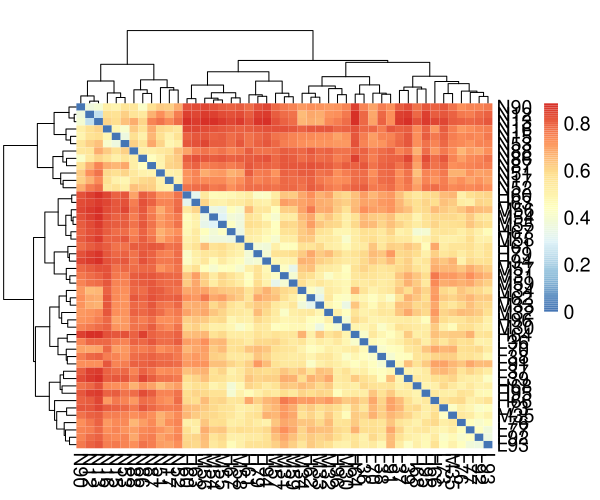

Reproduce this figure in R.

if (FALSE){
	install.packages("pheatmap", repo="http://cran.us.r-project.org")
}

library(grid)
library(pheatmap)

if(1){
	library(RColorBrewer)
}

find_coordinates = function(n, gaps, m=1:n) {
	if(length(gaps)==0){
		return(list(coord=unit(m/n, "npc"), size=unit(1/n,"npc")))
	}

	if(max(gaps)>n){
		stop("Gaps do not match matrix size")
	}

	size = (1/n)*(unit(1, "npc")-length(gaps)*unit("4", "bigpts"))

	gaps2 = apply(sapply(gaps, function(gap, x){x>gap}, m), 1, sum)
	coord = m * size + (gaps2 * unit("4", "bigpts"))

	return(list(coord=coord, size=size))
}


vjust <- 0
hjust <- 0.5

if(270==270){
	vjust <- 0.5
	hjust <- 0
}else if(270==45){
	vjust <- .5
	hjust <- 1
}else if(270==0){
	vjust <- 1
	hjust <- 0.5
}



draw_colnames_custom <- function (coln, gaps, ...){
	coord = find_coordinates(length(coln),  gaps)
	x = coord$coord - 0.5 * coord$size
	if (270  == 90){
		hjust = 1
		vjust = 0.5
	}
	if (270  == 45){
		hjust = 1
		vjust = 0.5
	}

	res = textGrob(coln, x=x, y=unit(1, "npc")-unit(3, "bigpts"),
		vjust = vjust, hjust=hjust, rot=270, gp=gpar(...))
	return(res)
}


# Overwrite default draw_colnames with your own version
assignInNamespace(x="draw_colnames", value="draw_colnames_custom",
	ns=asNamespace("pheatmap"))

data <- read.table(file="result/beta/bray_curtis.txt", sep="\t", header=T, row.names=1,
	check.names=F, quote="", comment="")

if ("FALSE" != "FALSE"){
	#data[data==0] <- 1.0000001
	#data[data==1] <- 1.0001
	data <- FALSE(data+1)
}

if (1 == 1){
	legend_breaks = NA
} else if (1 == 2){
	if (Inf == Inf){
		summary_v <- c(t(data))
		legend_breaks <- unique(c(seq(summary_v[1]*0.95,summary_v[2],length=6),
		  seq(summary_v[2],summary_v[3],length=6),
		  seq(summary_v[3],summary_v[5],length=5),
		  seq(summary_v[5],summary_v[6]*1.05,length=5)))
	} else {
		legend_breaks <- unique(c(seq(summary_v[1]*0.95, Inf,
		 length=10), seq(Inf,summary_v[6]*1.05,length=10)))
	}

	if("FALSE" != "FALSE"){
		legend_breaks <- prettyNum(legend_breaks, digits=FALSE)
	}

	print(col)
	print(legend_breaks)
} else {
	legend_breaks <- c()
}


if ("NA" != "NA") {
	annotation_row <- read.table(file="NA", header=T,
		row.names=1, sep="\t", quote="", check.names=F, comment="")
} else {
	annotation_row <- NA
}

if ("NA" != "NA") {
	annotation_col <- read.table(file="NA", header=T,
		row.names=1, sep="\t", quote="", check.names=F, comment="")
	# Do not remember what this is for?
	#levs <- unique(unlist(lapply(annotation_col, unique)))
	#annotation_col <- data.frame(lapply(annotation_col, factor,
	#	levels=levs), row.names=rownames(annotation_col))
} else {
	annotation_col <- NA
}

data[data>Inf] <- Inf
if ("-Inf" != "-Inf"){
	data[data<-Inf] <- -Inf
}

if ("function" == "function"){
	color_vector <- colorRampPalette(rev(brewer.pal(n=7, name="RdYlBu")))(100)
} else if ("function" == "vector"){
	colfunc <- colorRampPalette(colorRampPalette(rev(brewer.pal(n=7, name="RdYlBu")))(100), bias=1)
	color_vector <- colfunc(30)
} else {
	color_vector <- colorRampPalette(rev(brewer.pal(n=7, name="RdYlBu")))(100)
}

ann_colors = list(NA)

if (ann_colors[1][1] == "NA") {
	ann_colors = NA
}

pheatmap(data, kmean_k=NA, color=color_vector,
scale="none", border_color=NA,
cluster_rows=TRUE, cluster_cols=TRUE,
breaks=legend_breaks, clustering_method="complete",
clustering_distance_rows="correlation",
clustering_distance_cols="correlation",
legend_breaks=legend_breaks, show_rownames=TRUE, show_colnames=TRUE,
main="", annotation_col=annotation_col,
annotation_row=annotation_row,
annotation_colors = ann_colors,
fontsize=14, filename="result/beta/bray_curtis.txt.pheatmap.pdf", width=6,
height=5)
